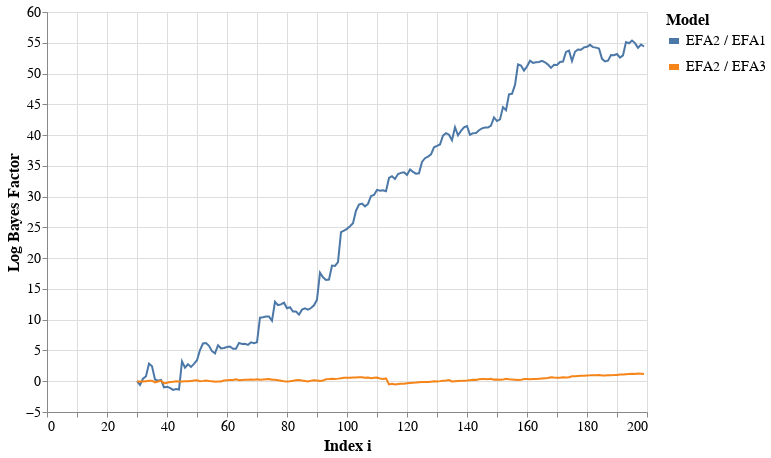

The notebook cell this image was saved under:
### Code cell
bfdf = pd.DataFrame.from_dict(bf)
bfdf.rename({
    'm5':'AZ', 
    'm7':'EZ',
    'm9':'EFA2',
#     'm10':'EFA2.C',
    'm15':'EFA1',
    'm16':'EFA3'
}, axis=1, inplace=True)

bfdf['t']  = np.arange(30, len(bfdf)+30)
for i in ['EFA1', 'EFA3']:
    bfdf['EFA2 / '+str(i)] = bfdf['EFA2']-bfdf[str(i)]
bfdf.drop(['EFA2', 'EFA1', 'EZ', 'EFA3', 'AZ'], axis=1, inplace=True)
bfdf = bfdf.melt(id_vars='t', var_name='Model')

width = 600
height = 400
c = alt.Chart(bfdf).mark_line(
    strokeWidth = 2,
    ).encode(
    alt.X('t:Q', title='Index i', scale=alt.Scale(domain=[0,200])),
    alt.Y('value:Q', title='Log Bayes Factor'),
    alt.Color('Model')
    ).properties(
    width=width, height=height
    ).configure_legend(
    titleFontSize=16,
    labelFontSize=14,
    symbolStrokeWidth=6
    ).configure_axis(
    labelFontSize=14,
    titleFontSize=16
)
c

### Figure 1 — Vega-Lite specification as saved in the notebook (floating-point values rounded to 4 significant figures; data arrays with more than 128 entries replaced by an {"elided": "..."} marker saying what was removed)
{"config": {"view": {"continuousWidth": 400, "continuousHeight": 300}, "axis": {"labelFontSize": 14, "titleFontSize": 16}, "legend": {"labelFontSize": 14, "symbolStrokeWidth": 6, "titleFontSize": 16}}, "data": {"name": "data-6ab80d7ad8e54ea3b9cf5b945f18c97f"}, "mark": {"type": "line", "strokeWidth": 2}, "encoding": {"color": {"type": "nominal", "field": "Model"}, "x": {"type": "quantitative", "field": "t", "scale": {"domain": [0, 200]}, "title": "Index i"}, "y": {"type": "quantitative", "field": "value", "title": "Log Bayes Factor"}}, "height": 400, "width": 600, "$schema": "https://vega.github.io/schema/vega-lite/v4.8.1.json", "datasets": {"data-6ab80d7ad8e54ea3b9cf5b945f18c97f": {"elided": "340 records"}}}
